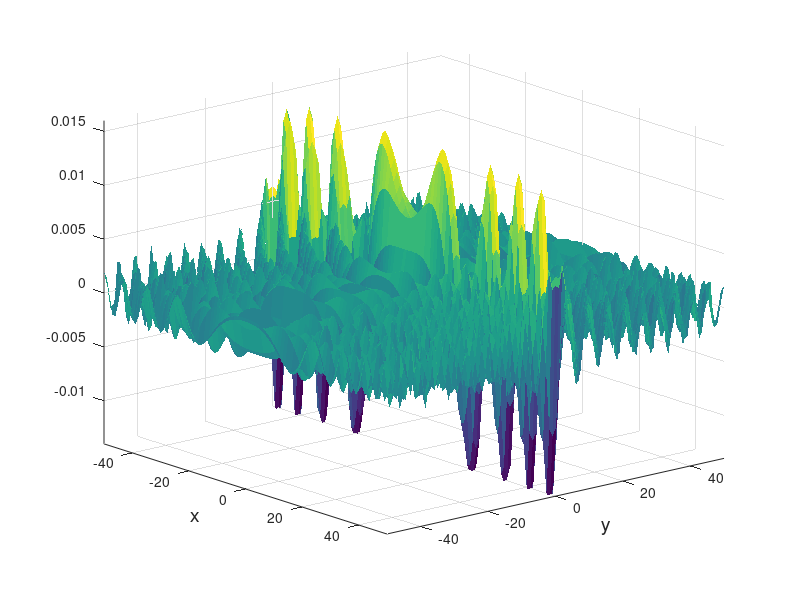

MATLAB code for this plot:
n=200;
tau=6;

x=-100:1:100;
parfor k=1:length(x)
    h = @(z)exp(-1i*(n*z.^6/128+x(k).*z))/(2*pi);
    %g = @(z)exp(-1i*(n*z.^2/32+x(k).*z))/(2*pi);
    %g = @(z)exp(-n*(1/2+3*1i/8)*z.^4-1i*x(k).*z)/(2*pi);
    H1(k) = integral(h,-tau,tau,'RelTol',1e-14,'AbsTol',1e-14);
    %G1(k) = integral(g,-tau,tau,'RelTol',1e-14,'AbsTol',1e-14);
    G1(k) = (1-1i).*exp(2i*x(k).^2/n)./(sqrt(n*pi));
    disp(['Calculated ', num2str(k), ' out of ', num2str(length(x))])
    
    [msg, id] = lastwarn;
    warning('off', id)
end

y=x;
for k=1:length(x)
    for j=1:length(y)
        H(k,j)= H1(k)*G1(j);
        %G(k,j)=G1(j)*G1(k);
        %K(k,j)=H(k,j)+1i^(n+2*(x(k)+y(j)))*G(k,j);
    end
end
%mesh(x,y,real(H))


%axis([-75 75 -75 75 -0.007 0.007])



figure(2)

h1 = surf(x,y,real(H));
set(h1, 'LineWidth',0.1,'edgecolor','black', 'EdgeAlpha', 0.25 , 'FaceAlpha',1);
axis([-50 50 -50 50 -0.014 0.016])
view(50,20)
xlabel('x', 'FontSize',14);
ylabel('y', 'FontSize',14);

% figure(2)
% h2 = surf(x,y,real(G));
% set(h2, 'LineWidth',0.1,'edgecolor','black', 'EdgeAlpha', 0.25 , 'FaceAlpha',1);
% axis([-50 50 -50 50 -0.007 0.014])
% view(40,40)
% 
% figure(3)
% h3 = surf(x,y,real(K));
% set(h3, 'LineWidth',0.1,'edgecolor','black', 'EdgeAlpha', 0.25 , 'FaceAlpha',1);
% axis([-50 50 -50 50 -0.007 0.014])
% view(40,40)
